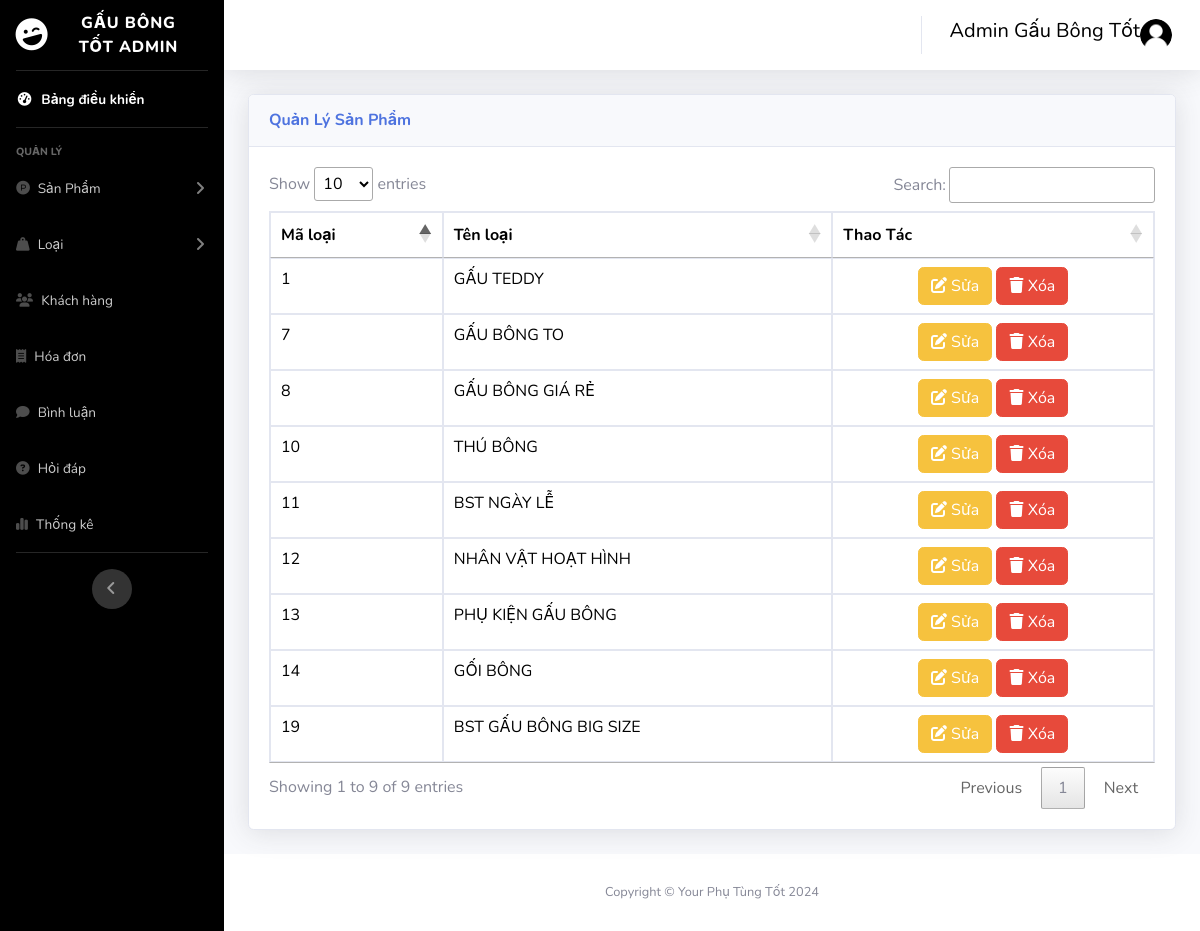
The app's page /admin/index.php?act=list_category (signed in) with its own data.
### tables this page shows
CREATE TABLE `category` (
  `id_cate` int(11) NOT NULL,
  `name_cate` varchar(255) NOT NULL
);

### admin/controller/controller.php (called while the page is built)
<?php
function render($path, $data = [])
{
    extract($data);
    $view = "view/" . $path . ".php";
    include_once $view;
}

### admin/model/pdo.php (called while the page is built, shortened)
<?php
function pdo_get_connection(){
    $dburl = "mysql:host=127.0.0.1;dbname=virtualphone;charset=utf8";
    $username = 'root';
    $password = '';
    $conn = new PDO($dburl, $username, $password);
    $conn->setAttribute(PDO::ATTR_ERRMODE, PDO::ERRMODE_EXCEPTION);
    return $conn;
}
function pdo_query($sql){
    $sql_args = array_slice(func_get_args(), 1);
    try{
        $conn = pdo_get_connection();
        $stmt = $conn->prepare($sql);
        $stmt->execute($sql_args);
        $rows = $stmt->fetchAll();
        return $rows;
    }
    catch(PDOException $e){
        throw $e;
    }
    finally{
        unset($conn);
    }
}

### admin/model/loai.php (called while the page is built, shortened)
<?php
function loadall_loai() {
    $sql = "SELECT * FROM category ORDER BY id_cate DESC";
    $ds_loai = pdo_query($sql);
    return $ds_loai;
}
?>

### admin/view/list_category.php (the view, shortened to what this page needs)
<?php include_once "header.php" ?>
<body id="page-top">
    <div id="wrapper">
        <?php include_once "nav.php" ?>
        <div class="container-fluid">
            <div class="card shadow mb-4">
                <div class="card-header py-3">
                    <h6 class="m-0 font-weight-bold text-primary">Quản Lý Sản Phẩm</h6>
                </div>
                <div class="card-body">
                    <div class="table-responsive">
                        <table class="table table-bordered" id="dataTable" width="100%" cellspacing="0">
                            <thead>
                                <tr>
                                    <th>Mã loại</th>
                                    <th>Tên loại</th>
                                    <th>Thao Tác</th>
                                </tr>
                            </thead>
                            <tbody>
                                <?php
                                foreach ($ds_loai as $loai) : ?>
                                    <tr>
                                        <td><?= $loai['id_cate'] ?></td>
                                        <td><?= $loai['name_cate'] ?></td>
                                        <td class="text-center">
                                            <a href="index.php?act=edit_category&id_cate=<?= $loai['id_cate'] ?>" class="btn btn-warning"><i class="fa-solid fa-pen-to-square"></i> Sửa</a>
                                            <a href="index.php?act=delete_cate&id_cate=<?= $loai['id_cate'] ?>" class="btn btn-danger" onclick="return confirm('Bạn có chắc chắn muốn xóa không?')"><i class="fa-solid fa-trash"></i> Xóa</a>
                                        </td>
                                    </tr>
                                <?php endforeach ?>
                            </tbody>
                        </table>
                    </div>
                </div>
            </div>
        </div>
    </div>
    <?php include_once "footer.php" ?>

### records on screen
category: id_cate "19", name_cate "BST GẤU BÔNG BIG SIZE"
category: id_cate "14", name_cate "GỐI BÔNG"
category: id_cate "13", name_cate "PHỤ KIỆN GẤU BÔNG"
category: id_cate "12", name_cate "NHÂN VẬT HOẠT HÌNH"
category: id_cate "11", name_cate "BST NGÀY LỄ"
category: id_cate "10", name_cate "THÚ BÔNG"
category: id_cate "8", name_cate "GẤU BÔNG GIÁ RẺ"
category: id_cate "7", name_cate "GẤU BÔNG TO"
category: id_cate "1", name_cate "GẤU TEDDY"
